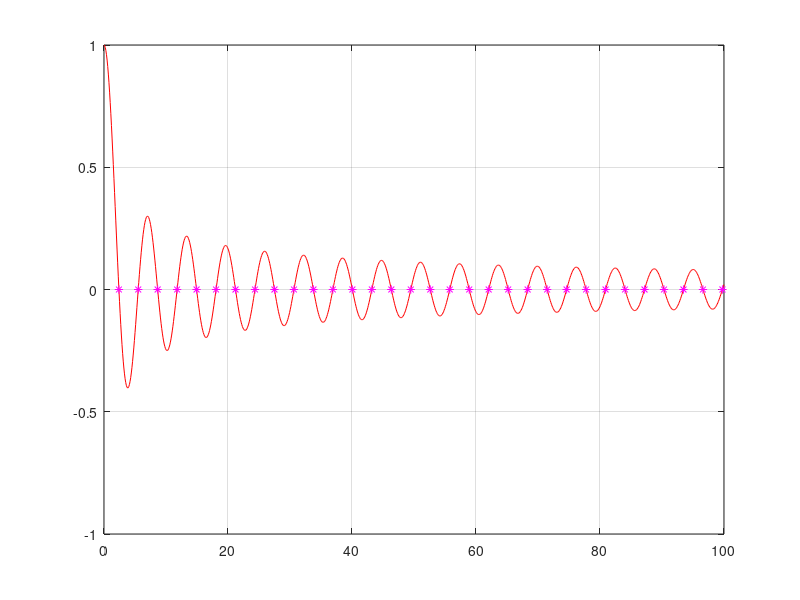

Write the MATLAB code that produced this figure. (Note: this script raises an error after producing the figure.)
a=0;
b=100;
N=1000;
ls={'-r','--b',':k'}

x=linspace(a,b,N);

figure(1);
clf;
for nu=0;2
    f=@(x)besselj(nu,x);
    y=f(x);
    plot(x,y,ls{nu+1});
    hold all;
    for i=2:N
        try
            xL=x(i-1);
            xR=x(i);
            z=fzero(f,[xL,xR]);
            plot(z,f(z),'*m');
        catch
            %plan B
        end
    end
end
z=0:0.1:20;
J=zeros(5,201);

grid on;
legend('J_0','J_1','J_2','Location','Beat')
title('Bessel Functions of the First Kind')
xlabel('z','interpreter','latex')
ylabel('SJ_\nu(z)S','interpreter','latex')